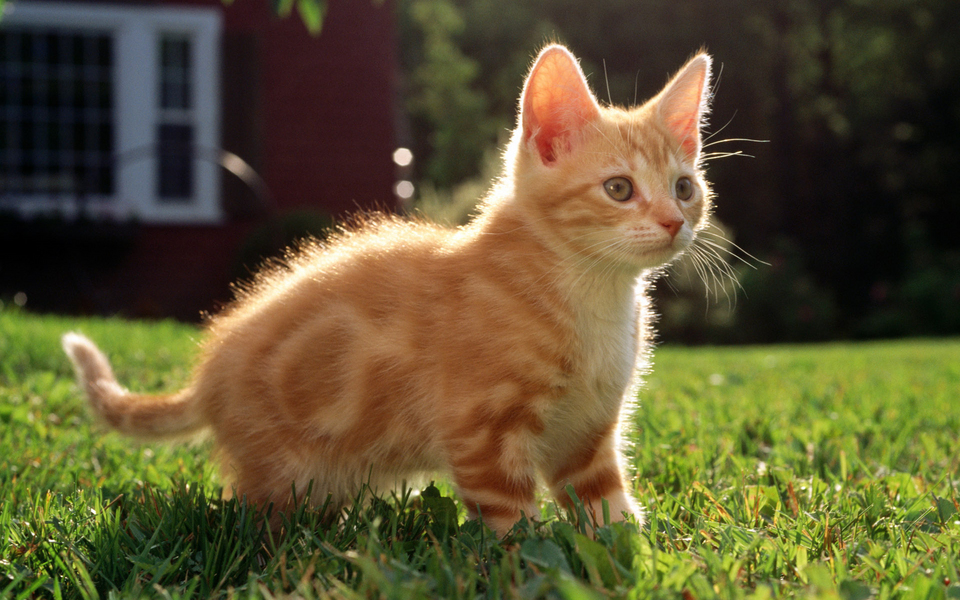
#> input picture image/cat.jpg, 960 x 600 px
$ python -i Noise.py   (imports and definitions only)
#> lines starting #> are read from the running program, lines starting #| are printed output that depends on the picture
import numpy as np
import random
import matplotlib.pyplot as plt
import pylab
import cv2
import skimage as sk

#设置汉字格式
# sans-serif就是无衬线字体，是一种通用字体族。
# 常见的无衬线字体有 Trebuchet MS, Tahoma, Verdana, Arial, Helvetica,SimHei 中文的幼圆、隶书等等
pylab.rcParams['font.sans-serif'] = ['FangSong']  # 指定默认字体
pylab.rcParams['axes.unicode_minus'] = False  # 解决保存图像是负号'-'显示为方块的问题

# [33 lines left out: functions GaussianNoise, SaltAndPepperNoise, not called in this run]

def EquColor(img):  # 待画出直方图
    Hsv = cv2.cvtColor(img, cv2.COLOR_RGB2HSV)
#> Hsv: shape (600, 960, 3); mean H, S, V 44.5, 126.1, 100
    v = cv2.equalizeHist(Hsv[:, :, 2])
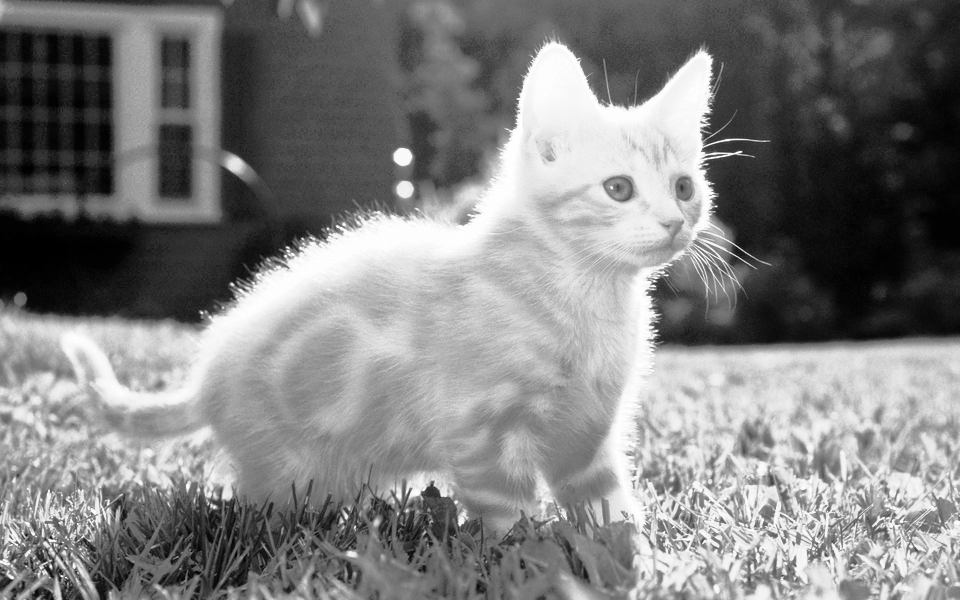
#> v: shape (600, 960); min 0, max 255, mean 128
    Hsv[:, :, 2] = v
#> Hsv: shape (600, 960, 3); mean H, S, V 44.5, 126.1, 128
    output = cv2.cvtColor(Hsv, cv2.COLOR_HSV2RGB)
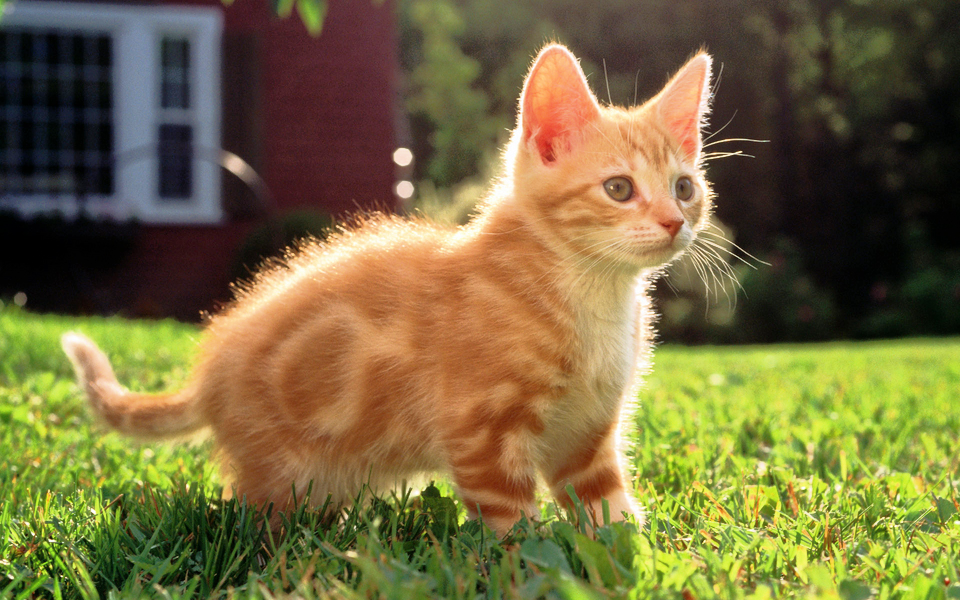
#> output: shape (600, 960, 3); mean R, G, B 119.1, 107.3, 62.5
    return output

# [55 lines left out: functions AdaptiveEquColor, GammaTransform, MSRCR, not called in this run]

# [1 line not run here, left out]
# [1 line that did not run here, left out]


'''''
noise_1 = SaltAndPepperNoise(img, 0.01)
noise_2 = SaltAndPepperNoise(img, 0.05)
plt.figure("椒盐噪声")
ax = plt.subplot(131)
ax.set_title('prob=0')
plt.imshow(img), plt.axis('off')
ax = plt.subplot(132)
ax.set_title('prob=0.01')
plt.imshow(noise_1), plt.axis('off')
ax = plt.subplot(133)
ax.set_title('prob=0.05')
plt.imshow(noise_2), plt.axis('off')
plt.show()
'''''


'''''
noise_guass = GaussianNoise(img)

plt.figure("高斯噪声")
plt.subplot(121)
plt.imshow(img), plt.axis('off'), plt.title('origin')
plt.subplot(122)
plt.imshow(noise_guass), plt.axis('off'), plt.title('Gaussian noise')
plt.show()
'''''

'''''
noise_guass = GaussianNoise(img)
noise_salt = SaltAndPepperNoise(img, 0.05)
blur_origin = cv2.blur(img, (5, 5))
blur_gauss = cv2.blur(noise_guass, (5, 5))
blur_salt = cv2.blur(noise_salt, (5, 5))
plt.figure("均值滤波")
plt.subplot(221)
plt.imshow(noise_salt), plt.axis('off'), plt.title(u"椒盐噪声")
plt.subplot(222)
plt.imshow(noise_guass), plt.axis('off'), plt.title(u"高斯噪声")
plt.subplot(223)
plt.imshow(blur_salt), plt.axis('off'), plt.title(u"均值滤波去除椒盐噪声")
plt.subplot(224)
plt.imshow(blur_gauss), plt.axis('off'), plt.title(u"均值滤波去除高斯噪声")
plt.show()
'''''

'''''
noise = np.random.normal(0, 0.01 ** 0.5, img.shape)
noise = noise * 255
noise = np.clip(noise, 0.0, 255.0)
noise_guas = GaussianNoise(img)

plt.figure("高斯噪声")
plt.subplot(131)
plt.imshow(img), plt.axis('off'), plt.title('Src')
plt.subplot(132)
plt.imshow(noise), plt.axis('off'), plt.title('Noise')
plt.subplot(133)
plt.imshow(noise_guas), plt.axis('off'), plt.title('Dst')
plt.show()
'''''

'''''
noise_guass = GaussianNoise(img)
noise_salt = SaltAndPepperNoise(img, 0.05)
dst_1 = cv2.GaussianBlur(noise_guass, (7, 7), 0, 0)
dst_2 = cv2.GaussianBlur(noise_salt, (7,7), 0, 0)
plt.figure("高斯滤波")
plt.subplot(221)
plt.imshow(noise_guass), plt.axis('off'), plt.title(u"高斯噪声")
plt.subplot(222)
plt.imshow(noise_salt), plt.axis('off'), plt.title(u"椒盐噪声")
plt.subplot(223)
plt.imshow(dst_1), plt.axis('off'), plt.title(u"高斯滤波去除高斯噪声")
plt.subplot(224)
plt.imshow(dst_2), plt.axis('off'), plt.title(u"高斯滤波去除椒盐噪声")
plt.show()
'''''

'''''
noise_guass = GaussianNoise(img)
noise_salt = SaltAndPepperNoise(img, 0.05)
blur_origin = cv2.medianBlur(img, 3)
blur_gauss = cv2.medianBlur(noise_guass, 3)
blur_salt = cv2.medianBlur(noise_salt, 3)
plt.figure("中值滤波")
plt.subplot(221)
plt.imshow(noise_salt), plt.axis('off'), plt.title(u"椒盐噪声")
plt.subplot(222)
plt.imshow(noise_guass), plt.axis('off'), plt.title(u"高斯噪声")
plt.subplot(223)
plt.imshow(blur_salt), plt.axis('off'), plt.title(u"中值滤波去除椒盐噪声")
plt.subplot(224)
plt.imshow(blur_gauss), plt.axis('off'), plt.title(u"中值滤波去除高斯噪声")
plt.show()
'''''

'''''
kernel_1 = np.ones((5, 5), dtype=np.uint8)
kernel_2 = np.ones((7, 7), dtype=np.uint8)
erosion_1 = cv2.dilate(img, kernel_1)
erosion_2 = cv2.dilate(img, kernel_2)
plt.subplot(131)
plt.imshow(img), plt.axis('off'), plt.title(u"原图像")
plt.subplot(132)
plt.imshow(erosion_1), plt.axis('off'), plt.title(u"结构元5x5")
plt.subplot(133)
plt.imshow(erosion_2), plt.axis('off'), plt.title(u"结构元7x7")
plt.show()
'''''

'''''
hsv_1 = cv2.cvtColor(img, cv2.COLOR_RGB2HSV)
v_1 = hsv_1[:, :, 2]
light, v_2 = AdaptiveEquColor(img)

plt.subplot(221)
plt.imshow(img), plt.axis('off'), plt.title(u"原图像")
plt.subplot(222)
plt.imshow(light), plt.axis('off'), plt.title(u"局部直方图均衡")
plt.subplot(223)
plt.hist(v_1.ravel(), 256), plt.title(u"原直方图")
plt.subplot(224)
plt.hist(v_2.ravel(), 256), plt.title(u"均衡后直方图")
plt.show()
'''''

'''''
dst_1 = GammaTransform(img, 0.5)
dst_2 = GammaTransform(img, 1.5)
dst_3 = GammaTransform(img, 1)

plt.subplot(221)
plt.imshow(img), plt.axis('off'), plt.title(u"原图像")
plt.subplot(222)
plt.imshow(dst_1), plt.axis('off'), plt.title(u"gamma=0.5")
plt.subplot(223)
plt.imshow(dst_2), plt.axis('off'), plt.title(u"gamma=1.5")
plt.subplot(224)
plt.imshow(dst_3), plt.axis('off'), plt.title(u"gamma=1")
plt.show()
'''''

'''''
dst_1 = MSRCR(img)
plt.subplot(121)
plt.imshow(img), plt.axis('off'), plt.title(u"原图像")
plt.subplot(122)
plt.imshow(dst_1), plt.axis('off'), plt.title(u"SSR")
plt.show()
'''''

>>> import cv2
>>> picture = cv2.cvtColor(cv2.imread('../image/cat.jpg'), cv2.COLOR_BGR2RGB)
>>> result = EquColor(picture)
